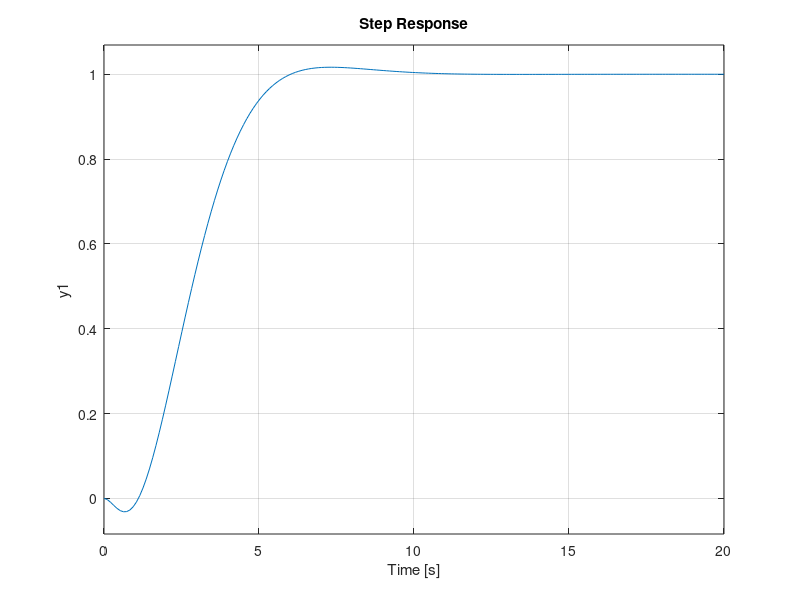

MATLAB code to generate this figure: (Note: this script raises an error after producing the figure.)
%sec1
clc
clear all
close all
% data = importdata('C:\Users\psaei\Desktop\Control_final\Data.mat');
% m = data.magnitude;
% p = data.phase;
% o = data.omega;
% m_dB = 20*log10(m);
% subplot(2,1,1);
% semilogx(o, m_dB);
% xlabel('omega(rad/s)');
% ylabel('magnitude');
% title(' magnitude');
% grid on;
% subplot(2,1,2);
% semilogx(o, p);
% xlabel('omega(rad/s)');
% ylabel('phase');
% title('Phase');
% grid on;
% % % % % % % % % % % % % % % % % % % % % % % % % % % 
% mm=1; 
% omedga_c = interp1(m, o,mm);
% oo=0.0222;
% P_M = interp1(o, p,oo)-180;
% % % % % % % % % % % % % % % % % % % % % % % % % % % 
% %sec3
% p_rad = deg2rad(p);
% G_s = m .* exp(1j * p_rad);
% sampling_time = 0;
% data_o = idfrd(G_s, o, sampling_time);
% nz = 1;
% np = 3;
% transfer_func = tfest(data_o, np, nz);
% disp(transfer_func);
% % % % % % % % % % % % % % % % % % % % % % % % % % 
%sec5
% num=[0.1 -0.2];
% den=[1 0.9 9 0];
% sys=tf(num,den);
% rlocus(sys)
% hold on
% rlocus(-sys,'--')
% set(findall(figure(1),'type','line'),'linewidth',2)
% hold off
% num=[-1.5 3];
% den=[1 0.9 7.5 3];
% sys_k=tf(num,den);
% step(sys_k);
% s=zpk('s');
% sys_pi=(-15)*(1+(0.17/s))*((0.1*s-0.2)/(s^3 +0.9*s^2+9*s));
% sys_pi_close= feedback(sys_pi, 1)
% step(sys_pi_close);
% % % % % % % % % % % % % % % % % % % % % % % % % % % 
%sec6
% num=[81];
% den=[1 0.9 90];
% sys=tf(num,den);
% step(sys);
% num=[0.1];
% den=[1 0.9 9];
% sys1=tf(num,den);
% s=zpk('s');
% sys2= 282.22*((0.43*s+1)/(0.022*s+1));
% sys3= 0.3371*((1+0.11*s)/(1+1.6*s));
% sys=sys1*sys2*sys3;
% sys_close= feedback(sys, 1)
% step(sys_close); 
% [y, t] = step(sys_close);
% info = stepinfo(y, t); % settlingTime
% % % % % % % % % % % % % % % % % % % % % % % % % % % 
%sec7.1
% s=zpk('s');
% num=[0.1 -0.2];
% den=[1 0.9 9 0];
% G_s=tf(num,den);
% C_s= (-1.5048)*((1+9*s)/s);
% sys=C_s*G_s;
% sys_close= feedback(sys, 1);
% % ضرب سیستم در 1/s (انتگرال ورودی پله)
% sys_ramp = series(sys_close, tf(1, [1 0]));  
% % محاسبه پاسخ پله جدید که معادل پاسخ شیب است
% [y, t] = step(sys_ramp, 100);  % محاسبه پاسخ در 10 ثانیه
% % نمایش نتایج
% plot(t, y, 'b', 'LineWidth', 1.5);
% xlabel('time');
% ylabel('respons');
% title('ramp_res');
% grid on;
% % % % % % % % % % % % % % % % % % % % % % % % % % % 
%sec7.2
s=zpk('s');
num=[0.1 -0.2];
den=[1 0.9 9 0];
G_s=tf(num,den);
C_s=-5.9*(s^3+0.9*s^2+9*s)/(s^3+3*s^2+3.5*s);
sys=C_s*G_s;
% rlocus(sys)
% set(findall(figure(1),'type','line'),'linewidth',2)
% hold off
sys_close= feedback(sys, 1)
step(sys_close); 
[y, t] = step(sys_close);
info = stepinfo(y, t); % settlingTime





